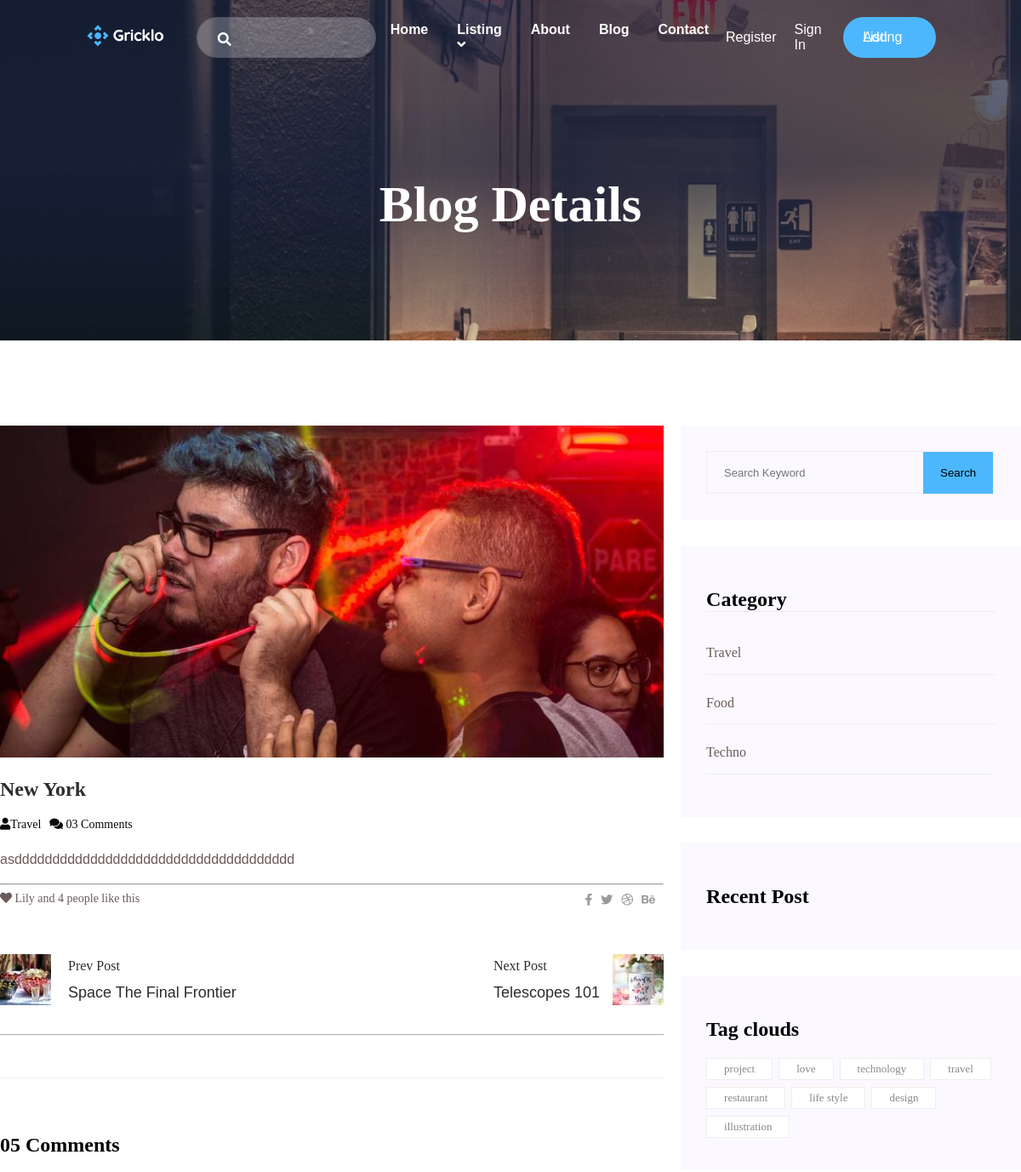
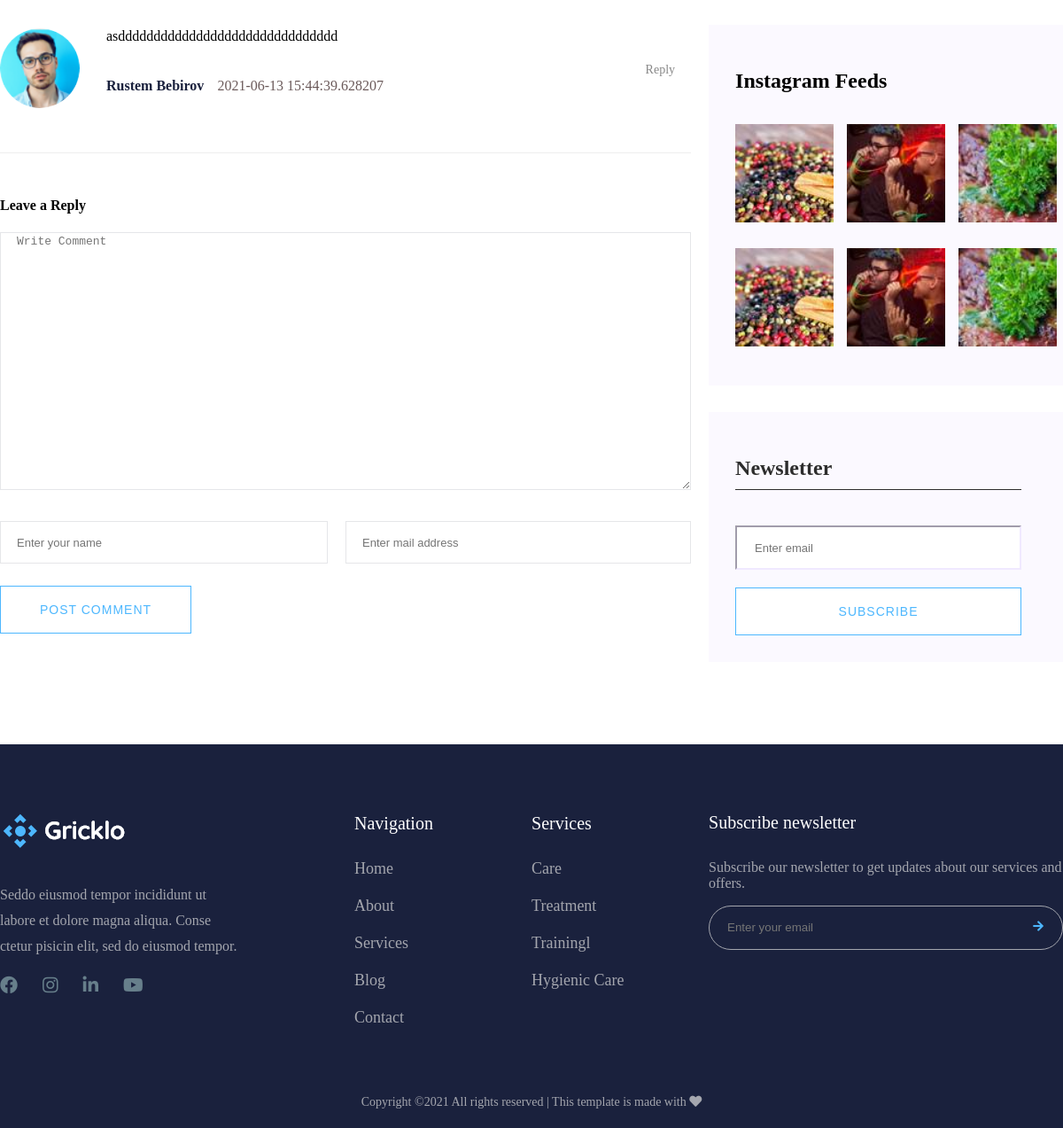
Page /blogdetails/1 on the committed database (2 pictures, top to bottom).
### gricklo/models.py (models this page shows, shortened)
class Blog(db.Model):
    __tablename__ = "blog"
    id = db.Column(db.Integer, primary_key=True)
    title = db.Column(db.String(50),nullable=False)
    short_description = db.Column(db.String(50),nullable=False)
    description = db.Column(db.Text, nullable=False)
    blog_posted = db.Column(db.DateTime, default=datetime.utcnow)
    image = db.Column(db.String(20), default = "default.png")
    category = db.Column(db.Integer, db.ForeignKey('blogcategory.id'), nullable=False)
    comment = db.relationship('Comment',backref='users',lazy=True, cascade="all,delete")

class BlogCategory(db.Model):
    __tablename__ = "blogcategory"
    id = db.Column(db.Integer, primary_key = True)
    title = db.Column(db.String(50),nullable = False)
    blog =db.relationship('Blog', backref='categories',lazy=True)

class Comment(db.Model, UserMixin):
    __tablename__ = "comment"
    id = db.Column(db.Integer, primary_key=True)
    author = db.Column(db.Integer,db.ForeignKey("user.id"),nullable=False)
    email = db.Column(db.String(50),nullable=False)
    comment = db.Column(db.Text,nullable=False)
    comment_posted=db.Column(db.DateTime,default=datetime.utcnow)
    blogs = db.Column(db.Integer,db.ForeignKey("blog.id"),nullable=False)
    image = db.Column(db.String(20), default = "static/uploads/comment.png")
    reply = db.relationship('Comment_reply',backref='comment_reply',lazy=True, cascade="all,delete")

### gricklo/controlers.py (the view, shortened to what this page needs)
@app.route("/blogdetails/<int:id>", methods=["GET","POST"])
def blogdetails(id):
    categories=BlogCategory.query.all()
    posts = UserPost.query.all()
    blog=Blog.query.get_or_404(id)
    comments = Comment.query.filter_by(blogs=id)
    return render_template("blogdetails.html" , blog= blog, categories=categories, posts=posts,comments = comments)

### gricklo/templates/blogdetails.html (shortened to what this page needs)
<!DOCTYPE html>
<html lang="en">
<head>
    <link rel="stylesheet" href="{{ url_for('static', filename='css/blogdetails.css') }}">
</head>
<body>
    {% extends "layout.html"%}
    {% block content%}
    <main>
        <div class="bg-blog d-flex align-items-center justify-content hero-overly">
            <div class="blog-text ">
                <h2>Blog Details</h2>
            </div>
        </div>
        <section class="blog-area section-padding">
            <div class="container">
                <div class="row">
                    <div class="col-8">
                        <div class="blog-left-sidebar">
                            <div class="blog-item">
                                <div class="blog-item-img ">
                                    <img src="/static/uploads/{{blog.image}}" alt="">
                                </div>
                                <div class="blog-details">
                                    <a href="">
                                        <h2 class="blog-head" style="color: #2d2d2d;">{{blog.title}}</h2>
                                    </a>
                                    <ul class="blog-info-link">
                                        <li><a href="#"><i class="fa fa-user"></i>{{blog.categories.title}}</a></li>
                                        <li><a href="#"><i class="fa fa-comments"></i> 03 Comments</a></li>
                                    </ul>
                                    <p class="comment-text">{{blog.description}}</p>
                                    <hr>
                                </div>
                            </div>
                            <div class="blog-info">
                                <p>
                                    <span><i class="fa fa-heart"></i></span>
                                    <span>Lily and 4 people like this
                                    </span>
                                </p>
                                <ul class="social-icons">
                                    <li><a href=""><i class="fab fa-facebook-f"></i></a></li>
                                    <li>
                                        <a href=""><i class="fab fa-twitter"></i></a>
                                    </li>
                                    <li>
                                        <a href=""><i class="fab fa-dribbble"></i></a>
                                    </li>
                                    <li>
                                        <a href=""><i class="fab fa-behance"></i></a>
                                    </li>
                                </ul>
                            </div>
                            <div class="navigation-area">
                                <div class="row">
                                    <div class="col-6 d-flex">
                                        <div class="prev-post">
                                            <a href="">
                                                <img src="/static/img/preview.jpg" alt="preview">
                                            </a>
                                        </div>
                                        <div class="prev-post-text">
                                            <span>Prev Post</span>
                                            <a href="">Space The Final Frontier</a>
                                        </div>
                                    </div>
                                    <div class="col-6 d-flex row-reverse">
                                        <div class="prev-post">
                                            <a href="">
                                                <img src="/static/img/next.jpg" alt="preview">
                                            </a>
                                        </div>
                                        <div class="prev-post-text mr-15">
                                            <span>Next Post</span>
                                            <a href="">Telescopes 101</a>
                                        </div>
                                    </div>
                                </div>
                            </div>
                            <div class="comment-area">
                                <h2>05 Comments</h2>
                                {% for comment in comments%}
                                <div class="media mt-50">
                                    <img src="img/comment_1.png" alt="">
                                </div>
                                <p>{{comment.comment}}</p>
                                <div class="media-body">
                                    <div class="author-info">
                                        <h4 class="mr-15"><a href="">{{comment.author}}
                                    </a></h4>
                                        <span>{{comment.comment_posted}}
                                    </span>
                                    </div>
                                    <div class="reply-btn">
                                        <span><a href="">Reply</a></span>
                                    </div>
                                </div>
                                {% endfor %}
                            </div>
                            <div class="reply-form mt-50">
                                <h4>Leave a Reply</h4>
                                <form action="" class="form-contact" method="POST">
                                    <div class="col-12">
                                        <div class="form-group mb-35">
                                            <textarea class="form-control w-100"  id="message" cols="30" rows="19" placeholder="Write Comment" name="comment"></textarea>
                                        </div>
                                    </div>
                                    <div class="row mb-15">
                                        {% if current_user.is_authenticated %}
                                        {% else %}
                                        <div class="col-6">
                                            <div class="form-group mr-20">
                                                <input type="text" placeholder="Enter your name" class="form-control" name="author">
                                            </div>
                                        </div>
                                        <div class="col-6">
                                            <div class="form-group">
                                                <input type="email" placeholder="Enter mail address" class="form-control" name="email">
                                            </div>
                                        </div>
                                        {% endif %}
                                    </div>
                                    <div class="form-group mt-25 mb-35">
                                        <button type="submit" class="boxed-btn">POST COMMENT</button>
                                    </div>
                                </form>
                            </div>
                        </div>
                    </div>
                    <div class="col-4 ml-20">
                        <div class="blog-right-sidebar">
                            <div class="search-widget">
                                <form action="#">
                                    <div class="input-group d-flex">
                                        <input type="text" class="form-control" placeholder="Search Keyword">
                                        <div class="input-btn">
                                            <button class="boxed-btn2 d-flex" type="button">Search</button>
                                        </div>
                                    </div>
                                </form>
                            </div>
                            <div class="side-category">
                                <h2 class="mb-35">Category</h2>
                                <ul>
                                    {% for category in categories %}
                                    <li><a href="">{{category.title}}</a></li>
                                    {% endfor %}
                                </ul>
                            </div>
                            <div class="side-post">
                                <h2>Recent Post</h2>
                            </div>
                            <div class="tag-clouds">
                                <h2>Tag clouds</h2>
                                <div class="tag-clouds-body">
                                    <ul>
                                        <li><a href="" class="tag-clouds-link ">project</a> </li>
                                        <li><a href="" class="tag-clouds-link ">love</a> </li>
                                        <li><a href="" class="tag-clouds-link ">technology</a> </li>
                                        <li><a href="" class="tag-clouds-link ">travel</a> </li>
                                        <li><a href="" class="tag-clouds-link ">restaurant</a> </li>
                                        <li><a href="" class="tag-clouds-link ">life style</a> </li>
                                        <li><a href="" class="tag-clouds-link ">design</a> </li>
                                        <li><a href="" class="tag-clouds-link ">illustration</a></li>
                                    </ul>
                                </div>
                            </div>
                            <div class="instagram-feeds ">
                                <h2>Instagram Feeds</h2>
                                <div class="instagram-feeds-img d-flex">
                                    <div class="instagram-img">
                                        <img src="img/post_5.jpg" alt="">
                                    </div>
                                    <div class="instagram-img">
                                        <img src="img/post_6.jpg" alt="">
                                    </div>
                                    <div class="instagram-img">
                                        <img src="img/post_7.jpg" alt="">
                                    </div>
                                </div>
                                <div class="instagram-feeds-img d-flex">
                                    <div class="instagram-img">
                                        <img src="img/post_5.jpg" alt="">
                                    </div>
                                    <div class="instagram-img">
                                        <img src="img/post_6.jpg" alt="">
                                    </div>
                                    <div class="instagram-img">
                                        <img src="img/post_7.jpg" alt="">
                                    </div>
                                </div>
                            </div>
                            <div class="News-subscribe">
                                <h2>Newsletter</h2>
                                <div class="News-subscribe-input">
                                    <form action="">
                                        <input type="email" placeholder="Enter email">
                                        <button type="submit">Subscribe</button>
                                    </form>
                                </div>
                            </div>
                        </div>
                    </div>
                </div>
            </div>
            </div>
    {% endblock%}

### gricklo/static/css/style.css (style rules this page uses)
* { box-sizing: border-box; }
body { margin: 0; padding: 0; }
a { text-decoration: none; }
ul { list-style: none; margin: 0; padding: 0; }
img { width: 100%; height: 100%; }
.hero-overly { position: relative; z-index: 0; }
.hero-overly::before { position: absolute; content: ""; width: 100%; height: 100%; left: 0; top: 0; bottom: 0; right: 0; z-index: -1; background-repeat: no-repeat; background: linear-gradient(to bottom, rgba(26, 32, 61, 0.65) 0%, rgba(27, 34, 60, 0.75) 48%, rgba(27, 34, 60, 0.73) 50%, rgba(25, 32, 61, 0.72) 51%, rgba(26, 32, 62, 0.63) 59%, rgba(25, 32, 61, 0.57) 64%, rgba(26, 32, 62, 0.48) 72%, rgba(27, 34, 60, 0.46) 74%, rgba(25, 32, 62, 0.45) 75%, rgba(27, 34, 61, 0.43) 77%, rgba(25, 32, 60, 0.42) 78%, rgba(28, 34, 61, 0.35) 84%, rgba(25, 31, 60, 0.34) 85%, rgba(24, 31, 59, 0.3) 88%, rgba(26, 33, 59, 0.29) 89%, rgba(27, 35, 62, 0.28) 90%, rgba(27, 31, 59, 0.27) 91%, rgba(26, 34, 59, 0.26) 92%, rgba(27, 31, 63, 0.25) 93%, rgba(28, 32, 60, 0.24) 94%, rgba(25, 34, 59, 0.23) 95%, rgba(25, 31, 61, 0.21) 96%, rgba(27, 32, 58, 0.2) 97%, rgba(24, 36, 59, 0.18) 98%, rgba(26, 32, 57, 0.16) 99%, rgba(27, 34, 60, 0.15) 100%); }
.ml-20 { margin-left: 20px; }
.w-100 { width: 100% !important; }
.mr-20 { margin-right: 20px; }
.mb-15 { margin-bottom: 15px; }
.mr-15 { margin-right: 15px; }
.mt-25 { margin-top: 25px; }
.mb-35 { margin-bottom: 35px; }
.d-flex { display: flex; }
.align-items-center { align-items: center; }
.justify-content { justify-content: center; }

### gricklo/static/css/grid.css (style rules this page uses)
.container { max-width: 1320px; width: 100%; margin: 0 auto; }
.row { display: flex; }
.col-4 { width: 33.33%; }
.col-6 { width: 50%; }
.col-8 { width: 66.66%; }
.col-12 { width: 100%; }

### rows in the picture
Blog: image (picture), title "New York", description "asddddddddddddddddddddddddddddddddddddd"
BlogCategory: categories "Travel", title "Travel"
Comment: comment "asddddddddddddddddddddddddddddddd", author "Rustem Bebirov", comment_posted "2021-06-13 15:44:39.628207"
BlogCategory: title "Food"
BlogCategory: title "Techno"
